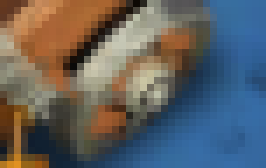
#> input picture cart.png, 38 x 24 px (shown 7 times larger)
$ python test2.py
#> lines starting #> are read from the running program, lines starting #| are printed output that depends on the picture
import cv2 as cv
import numpy as np
from matplotlib import pyplot as plt
from PIL import ImageGrab

template = cv.imread('cart.png', cv.IMREAD_GRAYSCALE)
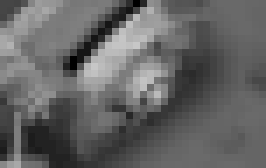
#> template: shape (24, 38) (shown 7 times larger); min 0, max 199, mean 100.2
assert template is not None, "file could not be read, check with os.path.exists()"
#> (the run stopped early here; a loop or call above may not have finished)
